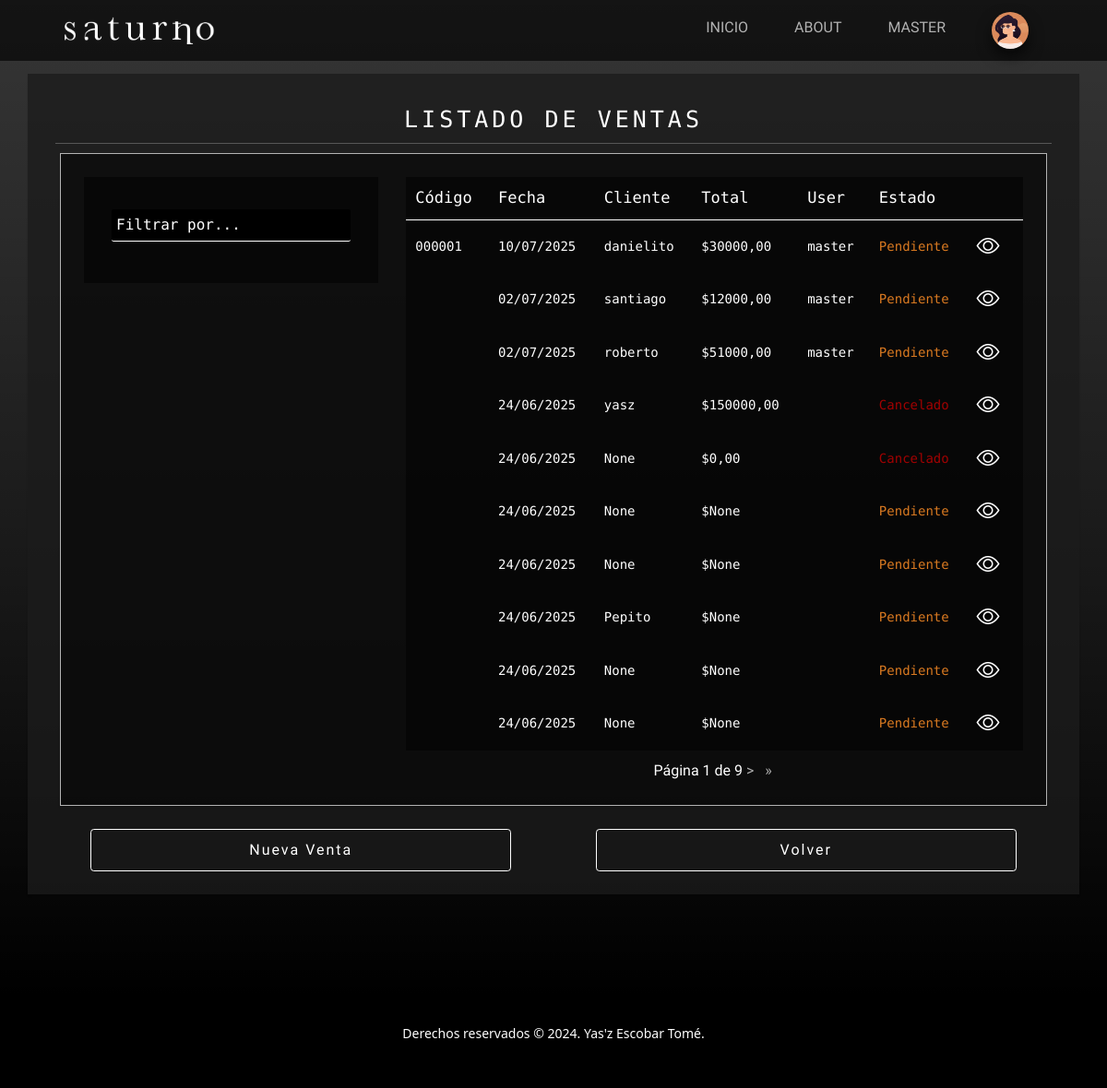
Page /finanzas/list-sales/ (signed in) on the earlier database version.
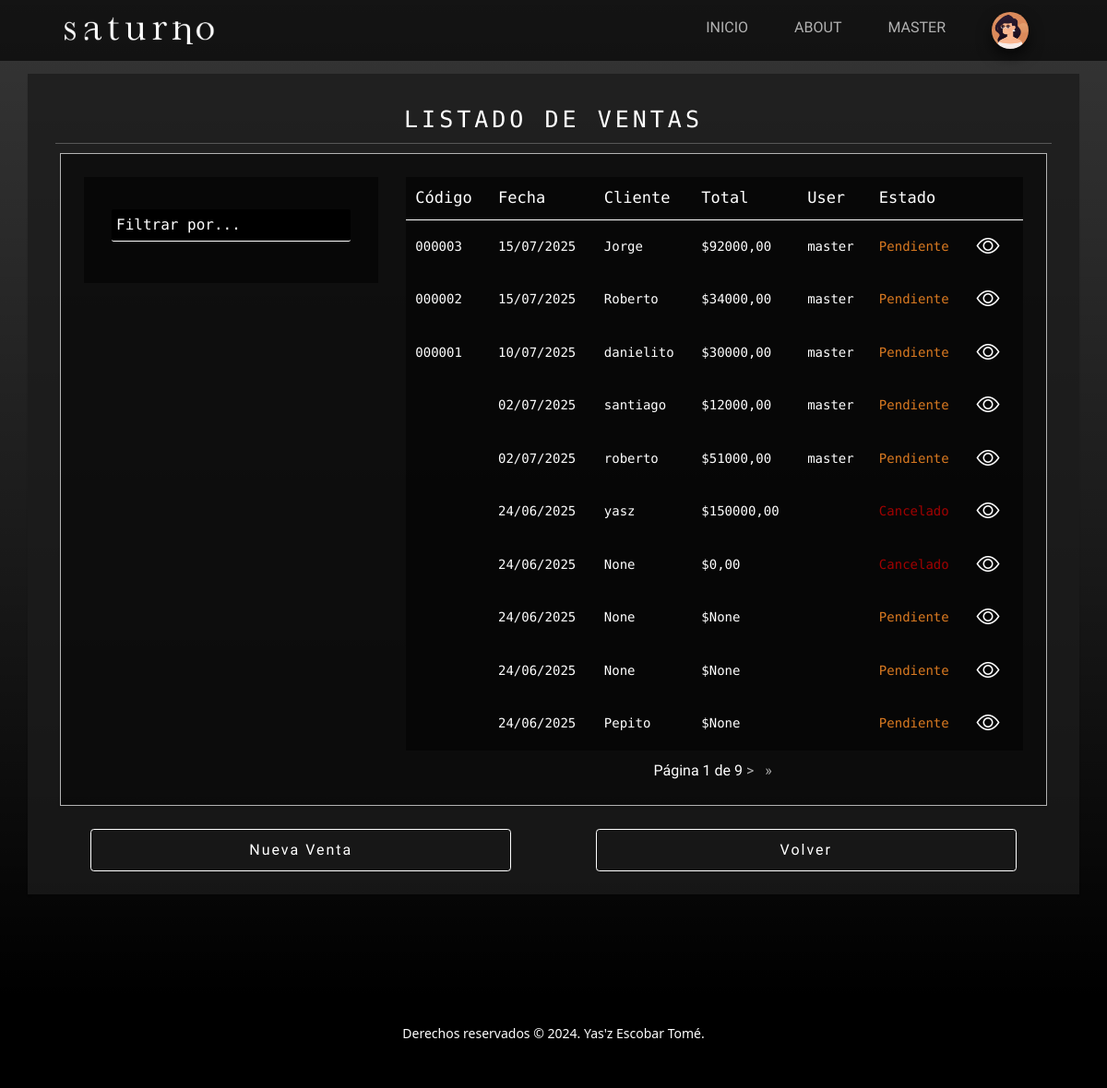
Same page on the later database version.
### userManagement/models.py (models this page shows)
class Avatar(models.Model):
    user = models.OneToOneField(User, on_delete=models.CASCADE)
    image = models.ImageField(upload_to='media/avatars/', null=True, blank=True)
    def __str__(self):
        return self.image.url

### finances/models.py (models this page shows, shortened)
class Ticket(models.Model):
    date_time = models.DateTimeField(auto_now_add=True)
    amount = models.DecimalField(max_digits=10, decimal_places=2, null=True, blank=True)
    current_account = models.ForeignKey(CurrentAccount, on_delete=models.CASCADE, null=True, blank=True)
    user_created = models.ForeignKey('auth.User', on_delete=models.CASCADE, related_name='tickets_created', null=True, blank=True)

class Sale(Ticket):
    ticket_code = models.OneToOneField(NumTicket, on_delete=models.CASCADE, null=True, blank=True)#quitar null y blank una vez reseteada la base de datos
    temporal_name = models.CharField(max_length=100, null=True, blank=True)
    status = models.CharField(max_length=2, choices=STATUS_CHOICES, default='PE')
    payment_method = models.CharField(max_length=2, choices=PAYMENT_METHODS_CHOICES, null=True, blank=True)

class NumTicket(models.Model):
    type = models.CharField(max_length=1, choices=TICKET_TYPE_CHOICES)
    year = models.PositiveIntegerField()
    number = models.PositiveIntegerField()
    code = models.CharField(max_length=20, unique=True)

class Ticket(models.Model):
    date_time = models.DateTimeField(auto_now_add=True)
    amount = models.DecimalField(max_digits=10, decimal_places=2, null=True, blank=True)
    current_account = models.ForeignKey(CurrentAccount, on_delete=models.CASCADE, null=True, blank=True)
    user_created = models.ForeignKey('auth.User', on_delete=models.CASCADE, related_name='tickets_created', null=True, blank=True)

### finances/views.py (the view)
# urls.py: path('list-sales/', views.SaleListView.as_view(), name='Sales'),
class SaleListView(LoginRequiredMixin, ListView):
    model = Sale
    context_object_name = 'tickets'
    template_name = 'finances/ticket-list.html'
    paginate_by = 10  # Número de ventas por página
    def get_queryset(self):
        qs = Sale.objects.all().order_by('-date_time')
        search_by = self.request.GET.get('search_by', '')
        query = self.request.GET.get('query', '')
        date = self.request.GET.get('date', '')
        if not search_by and query:
            return Sale.objects.none()
        else:
            if search_by == 'client' and query:
                qs = qs.filter(temporal_name__icontains=query)
            elif search_by == 'user' and query:
                qs = qs.filter(user_created__username__icontains=query)
            elif search_by == 'date' and date:
                qs = qs.filter(date_time__date=date)
            elif search_by == 'code' and query:
                qs = qs.filter(ticket_code__code__icontains=query)
        return qs
    def get_context_data(self, **kwargs):
        context = super().get_context_data(**kwargs)
        context['form_type'] = 'Ventas'
        context['search_by'] = self.request.GET.get('search_by', '')
        context['search_options']=[
            {'value': 'client', 'label': 'Cliente'},
            {'value': 'user', 'label': 'Usuario'},
            {'value': 'date', 'label': 'Fecha'},
            {'value': 'code', 'label': 'Nro de Comprobante'}
        ]
        context['query'] = self.request.GET.get('query', '')
        context['date'] = self.request.GET.get('date', '')
        context['no_results'] = not context['tickets'].exists()
        params = self.request.GET.copy()
        if params.get('page'):
            del params['page']
            context['params'] = params.urlencode()
        return context

### finances/templates/finances/ticket-list.html (shortened to what this page needs)
{% extends 'main/base.html'  %}
{% block main %}
<section class="page-section" styles="width:100%; padding-bottom: 5rem;">
    <div class="container container-list py-4 pb-4 mb-5 px-lg-5 text-white text-center">
        <h1> LISTADO DE {{ form_type|upper }} </h1>
        <hr>
        <div class="row gx-4 gx-lg-5 mx-2 custom-card justify-content-center">
            <div class="col-12 col-md-12 col-lg-10 col-xl-4 align-top my-4">
                <div class="info-card">
                    <form class="form-search my-4" method="GET" action="{{ request.path }}">
                        <select name="search_by" id="search_by" class="pt-2 col-12 form-control">
                            <option value="" selected disabled>Filtrar por...</option>
                        </select>
                    </form>
                </div>
            </div>
            <div class="col-12 col-md-12 col-lg-10 col-xl-8 my-4">
                <table class="info-card justify-content-center">
                    <thead>
                        <tr>
                            <th>Código</th>
                            <th>Fecha</th>
                            <th>Cliente</th>
                            <th class="d-none d-sm-none d-md-table-cell">Total</th>
                            <th>User</th>
                            <th class="d-none d-sm-none d-md-table-cell">
                                {% if form_type == 'Ventas' %}
                                    Estado
                                {% endif %}
                            </th>
                            {% if request.user.is_superuser %}
                                <th></th>
                            {% endif %}
                        </tr>
                    </thead>
                    <tbody>
                        {% if tickets %}
                            {% for ticket in tickets %}
                            <tr>
                                <td>{{ ticket.ticket_code.number|stringformat:"06d" }}
                                <td>{{ ticket.date_time|date:"d/m/Y" }}</td>
                                <td>{{ ticket.temporal_name }}</td>
                                <td class="d-none d-sm-none d-md-table-cell">${{ ticket.amount }}</td>
                                <td>{{ ticket.user_created.username }}</td>
                                <td class="d-none d-sm-none d-md-table-cell">
                                    {% if ticket.status %}
                                        {% if ticket.status == 'PE' %}
                                            <span style="color:#da7a21;">Pendiente</span>
                                        {% elif ticket.status == 'CA' %}
                                            <span style="color:#a10202;">Cancelado</span>
                                        {% elif ticket.status == 'CC' %}
                                            <span style="color:#4774e9;">Cta Cte</span>
                                        {% elif ticket.status == 'PA' %}
                                            <span style="color:#14ae2e;">Pagado</span>
                                        {% endif %}
                                    {% endif %}
                                </td>
                                    {% if request.user.is_superuser %}
                                    <td>
                                        <a href="{% url 'Tickets' %}">
                                            <i class="bi bi-eye"></i>
                                        </a>
                                    </td>
                                {% endif %}
                            </tr>
                            {% endfor %}
                        {% else %}
                            <tr>
                                <td colspan="7" class="text-center py-4" style="font-size: 1.9rem;">
                                    No se encontraron resultados.
                                </td>
                            </tr>
                        {% endif %}
                    </tbody>
                </table>
                <div class="step-links mt-3">
                    {% if is_paginated %}
                        <span class="current">
                            Página {{ page_obj.number }} de {{ page_obj.paginator.num_pages }}
                        </span>
                        {% if page_obj.has_next %}
                            <a href="?page={{ page_obj.next_page_number }}&search_by={{ search_by }}&query={{ query }}&date={{ date }}"> &gt; </a>
                            <a href="?page={{ page_obj.paginator.num_pages }}&search_by={{ search_by }}&query={{ query }}&date={{ date }}">&raquo;</a>
                        {% endif %}
                    {% endif %}
                </div>
            </div>
        </div>
        <div class="row justify-content-around mt-4">
            {% if request.user.is_superuser %}
                <a class="btn btn-outline-green col-10 col-md-5 my-3 mx-2" href="{% url 'CreateSale' %}">Nueva Venta</a>
            {% endif %}
            <a class="btn btn-outline-orange col-10 col-md-5 my-3 mx-2" href="{% url 'Tickets' %}">Volver</a>
        </div>
    </div>
</section>
{% endblock main %}

### main/templates/main/base.html (shortened to what this page needs)
{% load static %}
<!DOCTYPE html>
<html lang="es">
<head>
    <link href="https://cdn.jsdelivr.net/npm/bootstrap@5.3.3/dist/css/bootstrap.min.css" rel="stylesheet"
>
    <link href="{% static 'main/css/styles.css' %}" rel="stylesheet"/>
</head>
<body>
    <nav class="navbar navbar-expand-lg navbar-light fixed-top">
        <div class="container px-4 px-lg-5">
            <a class="navbar-brand" href="/">
                <img src="{% static 'main/assets/img/logo.png' %}" alt="logo" class="d-inline-block align-text-top">
            </a>
            <div class="collapse navbar-collapse" id="navbarNav">
                <ul class="navbar-nav ms-auto">
                    <li class="nav-item pt-2">
                        <a class="nav-link" aria-current="page" href="{% url 'index' %}">INICIO</a>
                    </li>
                    <li class="nav-item pt-2">
                        <a class="nav-link" href="{% url 'About' %}">ABOUT</a>
                    </li>
                    <li class="nav-item dropdown pt-2">
                        {% if request.user.is_authenticated %}
                        <a class="nav-link" type="button" id="dropdownMenuButton" data-bs-toggle="dropdown" aria-expanded="false">
                            {{request.user.username|upper}}
                        </a>
                        {% endif %}
                    </li>
                    <li class="nav-item dropdown">
                        {% if request.user.is_authenticated %}
                        <a class="nav-link" type="button" id="dropdownMenuButton" data-bs-toggle="dropdown" aria-expanded="false">
                            <img class="avatar-circle" src="{{request.user.avatar}}" alt="" height="40px">
                        </a>
                        {% endif %}
                    </li>
                </ul>
            </div>
        </div>
    </nav>
    {% block main %}
    {% endblock main %}
    <footer class="footer bg-black small text-center text-white-50">
        <p>Derechos reservados &copy; 2024. Yas'z Escobar Tomé.</p>
    </footer>
</body>
</html>

Differences in the rows shown:
no longer on this page (row unchanged): Sale: date_time "24/06/2025", temporal_name "None", amount "None", status "Pendiente"
no longer on this page (row unchanged): Sale: date_time "24/06/2025", temporal_name "None", amount "None", status "Pendiente"
added Sale: ticket_code.number "000003", date_time "15/07/2025", temporal_name "Jorge", amount "92000,00", user_created.username "master", status "Pendiente"
added Sale: ticket_code.number "000002", date_time "15/07/2025", temporal_name "Roberto", amount "34000,00", user_created.username "master", status "Pendiente"
